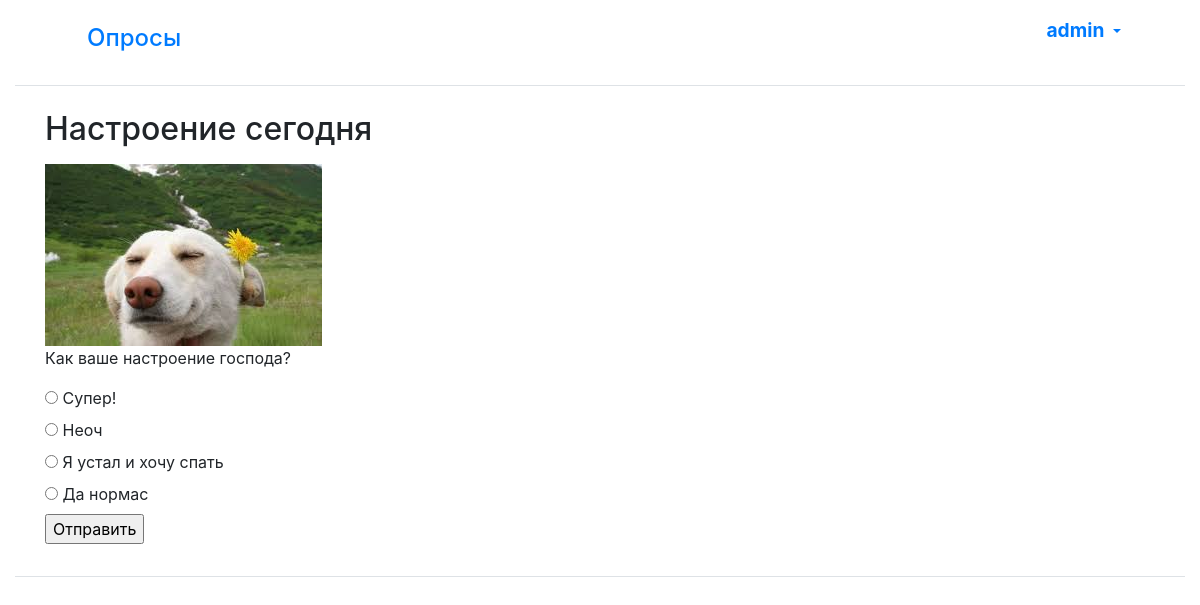
Screenshot of /polls/2/ (signed in) with the database file from the repository.
### polls/models.py (models this page shows, shortened)
class User(AbstractUser):
    name = models.CharField(max_length=200, verbose_name='Имя', blank=False, validators=[
        RegexValidator(
            regex='^[А-Яа-я -]*$',
            message='Разрешается использовать только кириллицу',
            code='invalid_username'
        ),
    ])
    surname = models.CharField(max_length=200, verbose_name='Фамилия', blank=False, validators=[
        RegexValidator(
            regex='^[А-Яа-я -]*$',
            message='Разрешается использовать только кириллицу',
            code='invalid_username'
        ),
    ])
    username = models.CharField(max_length=200, verbose_name='Логин', unique=True, blank=False, validators=[
        RegexValidator(
            regex='^[A-Za-z -]*$',
            message='Разрешается использовать только латиницу',
            code='invalid_username'
        ),
    ])
    avatar = models.ImageField(max_length=200, upload_to=get_name_file, verbose_name='Аватар', blank=False,
                               null=True,
                               validators=[FileExtensionValidator(
                                   allowed_extensions=['png', 'jpg', 'jpeg'])])
    email = models.EmailField(max_length=200, verbose_name='Почта', unique=True, blank=False)
    password = models.CharField(max_length=200, verbose_name='Пароль', blank=False)
    USERNAME_FIELD = 'username'
    class Meta:
        ordering = ['name']

class Question(models.Model):
    question_text = models.CharField(max_length=200, verbose_name='Название опроса')
    pub_date = models.DateTimeField('Дата публикации')
    description_question = models.CharField(max_length=50, verbose_name='Краткое описание')
    description_choice = models.CharField(max_length=200, verbose_name='Подробное описание')
    img = models.ImageField(max_length=200, verbose_name='Картинка', upload_to=get_name_file, blank=True, null=True,
                            validators=[FileExtensionValidator(allowed_extensions=['png', 'jpg', 'jpeg'])])

class Choice(models.Model):
    question = models.ForeignKey(Question, on_delete=models.CASCADE)
    choice_text = models.CharField(max_length=200)
    votes = models.IntegerField(default=0)
    all_votes = models.IntegerField(default=0)

### polls/views.py (the view)
# urls.py: path('<int:pk>/', views.DetailView.as_view(), name='detail'),
class DetailView(generic.DetailView):
    model = Question
    template_name = 'polls/detail.html'

### polls/templates/polls/detail.html (shortened to what this page needs)
{% extends "base.html" %}
{% load bootstrap4 %}
{% load thumbnail %}
{% block content %}
<form action="{% url 'polls:vote' question.id %}" method="post">
    <fieldset>
        <legend>
            <h2>{{question.question_text}}</h2>
        </legend>
        <img src="{% thumbnail question.img 'detail' %}" alt="Картинка">
        <p>{{question.description_choice}}</p>
        {% for choice in question.choice_set.all %}
        <input type="radio" name="choice" id="choice{{forloop.counter}}" value="{{choice.id}}">
        <label for="choice{{forloop.counter}}">{{choice.choice_text}}</label><br>
        {% endfor %}
    </fieldset>
<input type="submit" value="Отправить">
</form>
{% endblock %}

### polls/templates/base.html (shortened to what this page needs)
{% load static %}
{% load bootstrap4 %}
{% load thumbnail %}
<html lang="en">
<head>
    <link rel="stylesheet" type="text/css" href="{% static 'style.css' %}">
    {% bootstrap_css %}
</head>
<body>
<div class="container-fluid">
    <div class="d-flex flex-column flex-md-row p-2 px-5 mb-4 bg-white border-bottom box-shadow">
        <h5 class="mr-md-auto p-2"><a class="nav-link root" href="{% url 'polls:index'  %}">Опросы</a></h5>
        {% if user.is_authenticated %}
        <div class="nav-item dropdown">
            <a class="nav-link dropdown-toggle" href="#" data-toggle="dropdown" aria-haspopup="true"
               aria-expanded="false">
                <span class="navlink root font-weight-bold"><img src="{% thumbnail user.avatar 'default' %}"> {{ user.get_username }} </span>
            </a>
        </div>
        {% endif %}
    </div>
    <div class="row">
        <div class="container">
            {% block content %}
            {% endblock %}
        </div>
    </div>
    <footer class="mt-3 border-top">
    </footer>
</div>
</body>
</html>

### polls/static/main/style.css (style rules this page uses)
.root { font-size: larger; }

### rows the page displays
User: get_username "admin"
Question: question_text "Настроение сегодня", img (picture), description_choice "Как ваше настроение господа?"
Choice: choice_text "Супер!"
Choice: choice_text "Неоч"
Choice: choice_text "Я устал и хочу спать"
Choice: choice_text "Да нормас"
